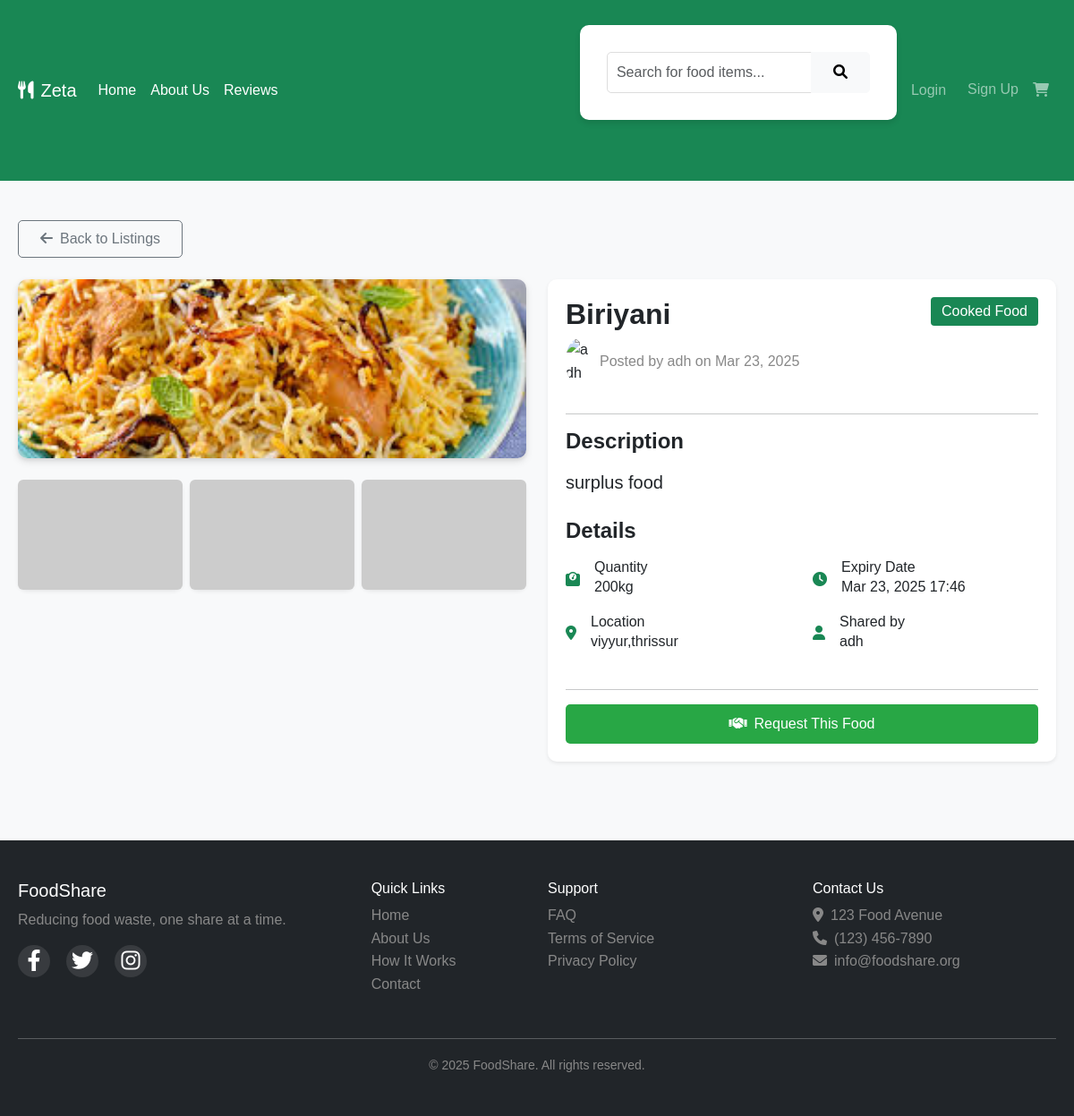
Page /food/10/ on the committed database.
### myapp/models.py (models this page shows, shortened)
class FoodItem(models.Model):
    FOOD_TYPES = [
        ('cooked', 'Cooked Food'),
        ('raw', 'Raw Ingredients'),
        ('packaged', 'Packaged Food'),
        ('other', 'Other'),
    ]
    user = models.ForeignKey(User, on_delete=models.CASCADE, related_name='food_items')
    title = models.CharField(max_length=200)
    description = models.TextField()
    quantity = models.CharField(max_length=100)
    food_type = models.CharField(max_length=20, choices=FOOD_TYPES)
    expiry_date = models.DateTimeField()
    location = models.CharField(max_length=200)  # Location as text
    image = models.ImageField(upload_to='food_images/', blank=True, null=True)
    date_posted = models.DateTimeField(default=timezone.now)
    location_link = models.URLField(max_length=500, blank=True, null=True)

### myapp/views.py (the view)
# urls.py: path('food/<int:food_id>/', views.food_detail, name='food_detail'),
def food_detail(request, food_id):
    food_item = get_object_or_404(FoodItem, id=food_id)
    context = {
        'food_item': food_item,
    }
    return render(request, 'myapp/food_detail.html', context)

### myapp/views.py (called while the page is built)
def cart_count_processor(request):
    if request.user.is_authenticated:
        cart_count = CartItem.objects.filter(user=request.user).count()
    else:
        cart_count = 0
    return {'cart_count': cart_count}

### myapp/templates/myapp/food_detail.html (shortened to what this page needs)
{% extends 'myapp/base.html' %}
{% load static %}
{% block content %}
<link rel="stylesheet" href="{% static 'css/food_detail.css' %}">
<div class="container mt-4">
    <div class="mb-4">
        <a href="javascript:history.back()" class="btn btn-outline-secondary">
            <i class="fas fa-arrow-left me-2"></i>Back to Listings
        </a>
    </div>
    <div class="row">
        <div class="col-lg-6">
            <div class="card shadow-sm mb-4">
                {% if food_item.image %}
                    <img src="{{ food_item.image.url }}" class="card-img-top food-image" alt="{{ food_item.title }}">
                {% else %}
                    <div class="placeholder-image d-flex align-items-center justify-content-center">
                        <i class="fas fa-utensils fa-5x text-muted"></i>
                    </div>
                {% endif %}
            </div>
            <div class="row g-2">
                {% for i in "123" %}
                <div class="col-4">
                    <div class="card shadow-sm">
                        <img src="https://placehold.co/300x200?text=Food+{{ forloop.counter }}"
                             class="img-fluid rounded"
                             alt="Additional image {{ forloop.counter }}">
                    </div>
                </div>
                {% endfor %}
            </div>
        </div>
        <div class="col-lg-6">
            <div class="card shadow-sm">
                <div class="card-body">
                    <div class="d-flex justify-content-between align-items-start">
                        <div>
                            <h1 class="h2 fw-bold mb-2">{{ food_item.title }}</h1>
                            <div class="d-flex align-items-center mb-3">
                                <img src="{% static 'images/default-avatar.png' %}"
                                     class="rounded-circle me-2"
                                     width="30"
                                     alt="{{ food_item.user.username }}">
                                <span class="text-muted">Posted by {{ food_item.user.username }} on {{ food_item.date_posted|date:"M d, Y" }}</span>
                            </div>
                        </div>
                        <span class="badge bg-success fs-6">{{ food_item.get_food_type_display }}</span>
                    </div>
                    <hr>
                    <div class="mb-4">
                        <h4 class="fw-bold mb-3">Description</h4>
                        <p class="lead">{{ food_item.description }}</p>
                    </div>
                    <div class="mb-4">
                        <h4 class="fw-bold mb-3">Details</h4>
                        <div class="row">
                            <div class="col-md-6 mb-3">
                                <div class="d-flex align-items-center">
                                    <i class="fas fa-weight me-3 text-success"></i>
                                    <div>
                                        <h6 class="mb-0">Quantity</h6>
                                        <p class="mb-0">{{ food_item.quantity }}</p>
                                    </div>
                                </div>
                            </div>
                            <div class="col-md-6 mb-3">
                                <div class="d-flex align-items-center">
                                    <i class="fas fa-clock me-3 text-success"></i>
                                    <div>
                                        <h6 class="mb-0">Expiry Date</h6>
                                        <p class="mb-0">{{ food_item.expiry_date|date:"M d, Y H:i" }}</p>
                                    </div>
                                </div>
                            </div>
                            <div class="col-md-6 mb-3">
                                <div class="d-flex align-items-center">
                                    <i class="fas fa-map-marker-alt me-3 text-success"></i>
                                    <div>
                                        <h6 class="mb-0">Location</h6>
                                        <p class="mb-0">{{ food_item.location }}</p>
                                    </div>
                                </div>
                            </div>
                            <div class="col-md-6 mb-3">
                                <div class="d-flex align-items-center">
                                    <i class="fas fa-user me-3 text-success"></i>
                                    <div>
                                        <h6 class="mb-0">Shared by</h6>
                                        <p class="mb-0">{{ food_item.user.username }}</p>
                                    </div>
                                </div>
                            </div>
                        </div>
                    </div>
                    <hr>
                    <div class="d-grid gap-3">
                        <button class="btn btn-success btn-lg" data-bs-toggle="modal" data-bs-target="#requestModal">
                            <i class="fas fa-handshake me-2"></i>Request This Food
                        </button>
                    </div>
                </div>
            </div>
        </div>
    </div>
</div>
{% endblock %}

### myapp/static/myapp/css/style.css (style rules this page uses)
:root { --primary: #28a745; --primary-dark: #218838; --secondary: #6c757d; --light: #f8f9fa; --dark: #343a40; }
body { font-family: 'Segoe UI', Roboto, 'Helvetica Neue', Arial, sans-serif; color: #333; }
.card { transition: transform 0.3s, box-shadow 0.3s; border: none; }
.btn { border-radius: 5px; padding: 0.5rem 1.5rem; transition: all 0.3s ease; }
.btn-success { background-color: var(--primary); border-color: var(--primary); }
.badge { padding: 6px 10px; font-weight: 500; border-radius: 4px; }
.card-img-top { height: 200px; object-fit: cover; }

### myapp/static/myapp/css/review.css (style rules this page uses)
body { font-family: 'Poppins', sans-serif; background-color: #f8f9fa; color: #333; line-height: 1.6; }
.container { max-width: 1200px; margin: 0 auto; padding: 20px; }
.btn-success { background-color: #28a745; border: none; padding: 10px 20px; font-size: 16px; border-radius: 5px; transition: background-color 0.3s ease; }
.card { background: #fff; border: none; border-radius: 10px; box-shadow: 0 4px 6px rgba(0, 0, 0, 0.1); margin-bottom: 20px; transition: transform 0.3s ease, box-shadow 0.3s ease; }
.card-body { padding: 20px; }
.text-muted { color: #888 !important; }
.card { animation: fadeIn 0.5s ease-in-out; }

### myapp/static/myapp/css/food_detail.css (style rules this page uses)
body { font-family: 'Arial', sans-serif; background-color: #f8f9fa; }
.container { max-width: 1200px; margin: 0 auto; padding: 20px; }
.food-image { border-radius: 10px; box-shadow: 0 4px 8px rgba(0, 0, 0, 0.1); transition: transform 0.3s ease; }
.food-image { max-height: 500px; object-fit: cover; width: 100%; }
.badge { font-size: 0.9rem; padding: 0.5em 0.75em; }
.card { border: none; transition: transform 0.2s; }

### rows in the picture
FoodItem: image (picture), title "Biriyani", user.username "adh", date_posted "Mar 23, 2025", food_type "Cooked Food", description "surplus food", quantity "200kg", expiry_date "Mar 23, 2025 17:46", location "viyyur,thrissur"
